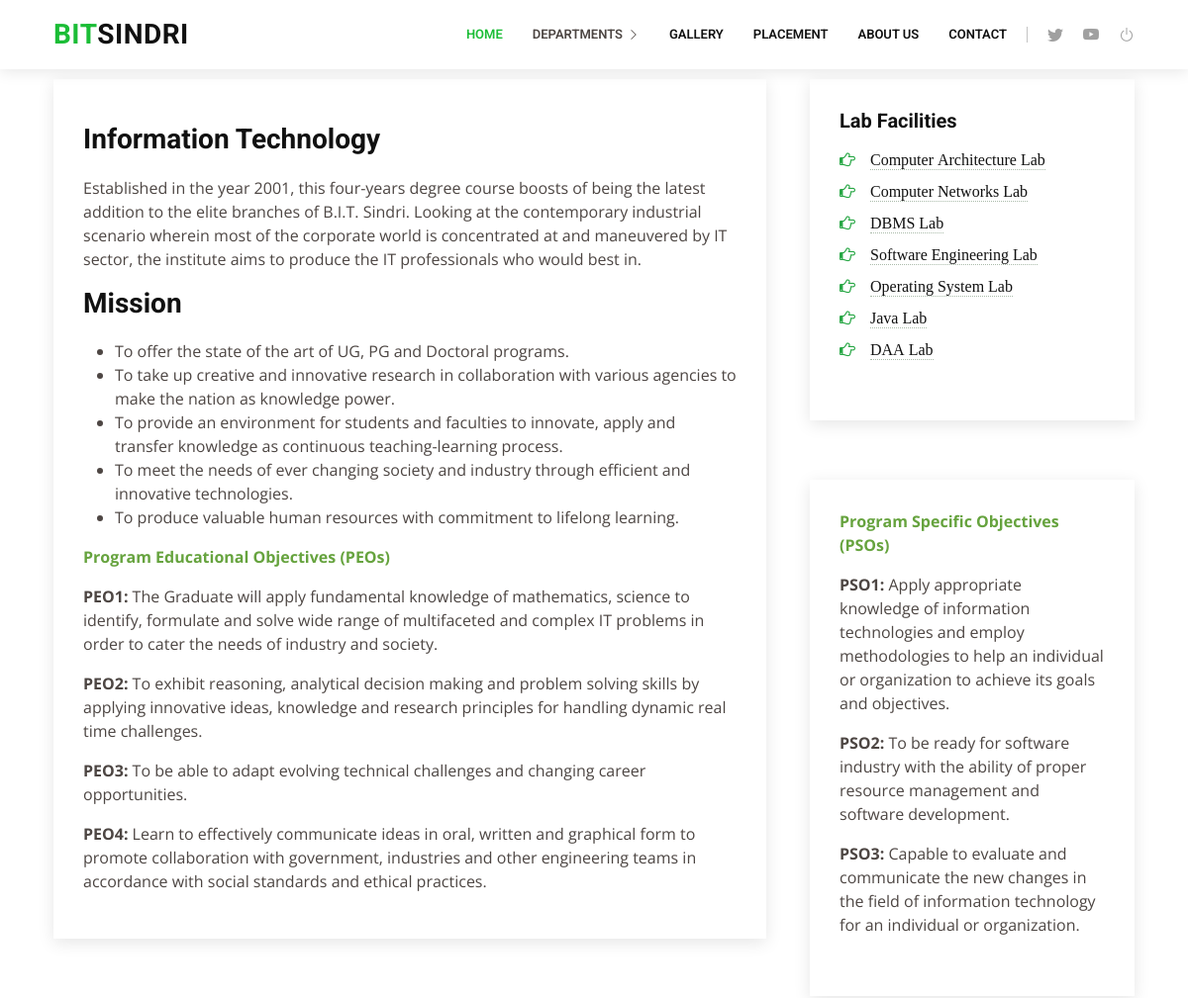
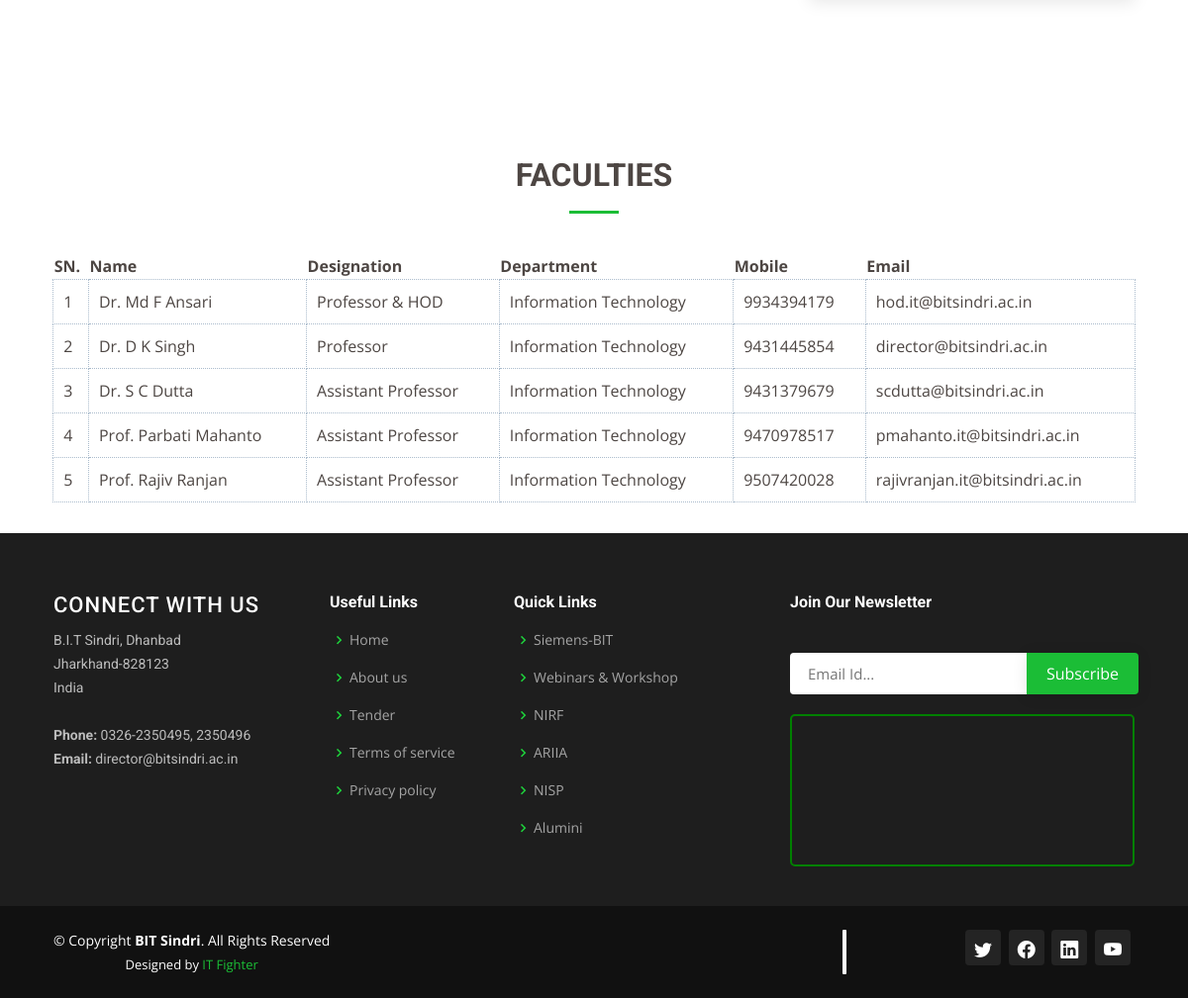
/it.php, run on the app's committed database (2 pictures, top to bottom).
### tables this page shows
CREATE TABLE `teacher_contact` (
  `tchr_id` int(11) NOT NULL,
  `name` varchar(40) NOT NULL,
  `mob` varchar(10) NOT NULL,
  `email` varchar(50) NOT NULL,
  `desn_fk` int(3) NOT NULL,
  `dept_fk` int(3) NOT NULL,
  `usr_fk` int(6) NOT NULL,
  `created` timestamp NOT NULL DEFAULT current_timestamp(),
  `updated` timestamp NOT NULL DEFAULT current_timestamp() ON UPDATE current_timestamp()
);

CREATE TABLE `designation` (
  `desn_id` int(3) NOT NULL,
  `type` varchar(30) NOT NULL
);

CREATE TABLE `department` (
  `dept_id` int(11) NOT NULL,
  `name` varchar(50) NOT NULL
);

### it.php (the view, shortened to what this page needs)
<?php include_once('header.php'); ?>
    <section id="blog" class="blog">
      <div class="container" data-aos="fade-up">
        <div class="row">
          <div class="col-lg-8 entries">
            <article class="entry">
              <div class="entry-img">
              </div>
              <h2 class="entry-title">
                <a href="blog-single.html">Information Technology</a>
              </h2>
              <div class="entry-content">
                <p>
                  Established in the year 2001, this four-years
                  degree course boosts of being the latest addition
                  to the elite branches of B.I.T. Sindri. Looking at the
                  contemporary industrial scenario wherein most of
                  the corporate world is concentrated at and
                  maneuvered by IT sector, the institute aims to
                  produce the IT professionals who would best in.
                </p>
              </div>
               <h2 class="entry-title">
                <a href="blog-single.html">Mission</a>
              </h2>
               <div class="entry-content">
                <ul>
                  <li>To offer the state of the art of UG, PG and Doctoral programs.</li>
                  <li>To take up creative and innovative research in collaboration with various agencies to make the nation as knowledge power.</li>
                  <li>To provide an environment for students and faculties to innovate, apply and transfer knowledge as continuous teaching-learning process.</li>
                  <li>To meet the needs of ever changing society and industry through efficient and innovative technologies.</li>
                  <li>To produce valuable human resources with commitment to lifelong learning.</li>
                  </ul>
                <p><span style="color: #66a33e; font-size: 12pt;"><strong>Program Educational Objectives (PEOs)</strong></span></p>
                <p><strong>PEO1:</strong> The Graduate will apply fundamental knowledge of mathematics, science to identify, formulate and solve wide range of multifaceted and complex IT problems in order to cater the needs of industry and society.</p>
                <p><strong>PEO2:<em> </em></strong>To exhibit reasoning, analytical decision making and problem solving skills by applying innovative ideas, knowledge and research principles for handling dynamic real time challenges.</p>
                <p><strong>PEO3: </strong>To be able to adapt evolving technical challenges and changing career opportunities.</p>
                <p><strong>PEO4: </strong>Learn to effectively communicate ideas in oral, written and graphical form to promote collaboration with government, industries and other engineering teams in accordance with social standards and ethical practices.</p>
               </div>
            </article>
          </div>
          <div class="col-lg-4">
            <div class="sidebar">
              <h3 class="sidebar-title">Lab Facilities</h3>
              <div class="sidebar-item categories">
                <ul>
                  <li class="fa fa-hand-o-right text-success d-full"><a class="ml-15"> Computer Architecture Lab</a></li>
                  <li class="fa fa-hand-o-right text-success d-full"><a class="ml-15"> Computer Networks Lab</a></li>
                  <li class="fa fa-hand-o-right text-success d-full"><a class="ml-15"> DBMS Lab</a></li>
                  <li class="fa fa-hand-o-right text-success d-full"><a class="ml-15"> Software Engineering Lab</a></li>
                  <li class="fa fa-hand-o-right text-success d-full"><a class="ml-15"> Operating System Lab</a></li>
                  <li class="fa fa-hand-o-right text-success d-full"><a class="ml-15"> Java Lab</a></li>
                  <li class="fa fa-hand-o-right text-success d-full"><a class="ml-15"> DAA Lab</a></li>
                </ul>
              </div>
            </div>
            <div class="sidebar">
              <p><span style="color: #66a33e; font-size: 12pt;"><strong>Program Specific Objectives (PSOs)</strong></span></p>
              <div class="sidebar-item categories">
                <p><strong>PSO1:</strong> Apply appropriate knowledge of information technologies and employ methodologies to help an individual or organization to achieve its goals and objectives.</p>
                <p><strong>PSO2:</strong> To be ready for software industry with the ability of proper resource management and software development.</p>
                <p><strong>PSO3:</strong> Capable to evaluate and communicate the new changes in the field of information technology for an individual or organization.</p>
              </div>
            </div>
            </div>
            </div>
          </div>
    </section>
    <section id="blog" class="blog">
      <div class="container" data-aos="fade-up">
        <div class="row">
            <div class="section-title">
              <h2>Faculties</h2>
            </div>
            <table class="dept-fact">
              <thead>
                  <tr>
                      <th>SN.</th>
                      <th>Name</th>
                      <th>Designation</th>
                      <th>Department</th>
                      <th>Mobile</th>
                      <th>Email</th>
                  </tr>
              </thead>
              <tbody>
                  <?php
                      $i = 1;
                      $query = mysqli_query($conn, "SELECT teacher_contact.name as 'name', teacher_contact.mob as 'mob', teacher_contact.email as 'email', designation.type as 'desn', department.name as 'dept' FROM teacher_contact LEFT JOIN (designation, department) ON (designation.desn_id=teacher_contact.desn_fk AND department.dept_id=teacher_contact.dept_fk) WHERE teacher_contact.dept_fk=6 ORDER BY teacher_contact.desn_fk DESC");
                      while(@$row = mysqli_fetch_array($query)){
                  ?>
                  <tr>
                      <td><?php echo $i; $i++; ?></td>
                      <td><?php echo $row['name']; ?></td>
                      <td><?php echo $row['desn']; ?></td>
                      <td><?php echo $row['dept']; ?></td>
                      <td><?php echo $row['mob']; ?></td>
                      <td><?php echo $row['email']; ?></td>
                  </tr>
                  <?php } ?>
              </tbody>
            </table>
        </div>
      </div>
    </section>
  <?php include_once('footer.php'); ?>

### assets/css/style.css (style rules this page uses)
body { font-family: "Open Sans", sans-serif; color: #4d4643; }
a { color: #1bbd36; text-decoration: none; }
h1, h2, h3, h4, h5, h6 { font-family: "Roboto", sans-serif; }
section { padding: 30px 0; overflow: hidden; }
.section-title { text-align: center; padding-bottom: 20px; }
.section-title h2 { font-size: 32px; font-weight: bold; text-transform: uppercase; padding-bottom: 20px; position: relative; }
.section-title h2::after { content: ''; position: absolute; display: block; width: 50px; height: 3px; background: #1bbd36; bottom: 0; left: calc(50% - 25px); }
.blog { padding: 40px 0 20px 0; }
.blog .entry { padding: 30px; margin-bottom: 20px; box-shadow: 0 4px 16px rgba(0, 0, 0, 0.1); }
.blog .entry .entry-img { max-height: 440px; margin: -30px -30px 20px -30px; overflow: hidden; }
.blog .entry .entry-title { font-size: 28px; font-weight: bold; padding: 0; margin: 0 0 20px 0; }
.blog .entry .entry-title a { color: #111; transition: 0.3s; }
.blog .entry .entry-content p { line-height: 24px; }
.blog .sidebar { padding: 30px; margin: 0 0 60px 20px; box-shadow: 0 4px 16px rgba(0, 0, 0, 0.1); }
.blog .sidebar .sidebar-title { font-size: 20px; font-weight: 700; padding: 0 0 0 0; margin: 0 0 15px 0; color: #111; position: relative; }
.blog .sidebar .sidebar-item { margin-bottom: 30px; }
.blog .sidebar .categories ul { list-style: none; padding: 0; }
.blog .sidebar .categories ul li + li { padding-top: 10px; }
.blog .sidebar .categories ul a { color: #111; transition: 0.3s; }
.d-full { width: 100%; display: inline-flex; line-height: 20px; }
#blog { margin-top: 40px; }
.ml-15 { margin-left: 15px; border-bottom: 1px dotted #aba; }
.dept-fact { width: 98%; margin: 1%; }
.dept-fact tr td { margin: 10px; padding: 10px; border: 1px dotted #abc; }

### data on the page
teacher_contact: name "Dr. Md F Ansari", desn_fk.type "Professor & HOD", dept_fk.name "Information Technology", mob "9934394179", email "hod.it@bitsindri.ac.in"
teacher_contact: name "Dr. D K Singh", desn_fk.type "Professor", dept_fk.name "Information Technology", mob "9431445854", email "director@bitsindri.ac.in"
teacher_contact: name "Dr. S C Dutta", desn_fk.type "Assistant Professor", dept_fk.name "Information Technology", mob "9431379679", email "scdutta@bitsindri.ac.in"
teacher_contact: name "Prof. Parbati Mahanto", desn_fk.type "Assistant Professor", dept_fk.name "Information Technology", mob "9470978517", email "pmahanto.it@bitsindri.ac.in"
teacher_contact: name "Prof. Rajiv Ranjan", desn_fk.type "Assistant Professor", dept_fk.name "Information Technology", mob "9507420028", email "rajivranjan.it@bitsindri.ac.in"
